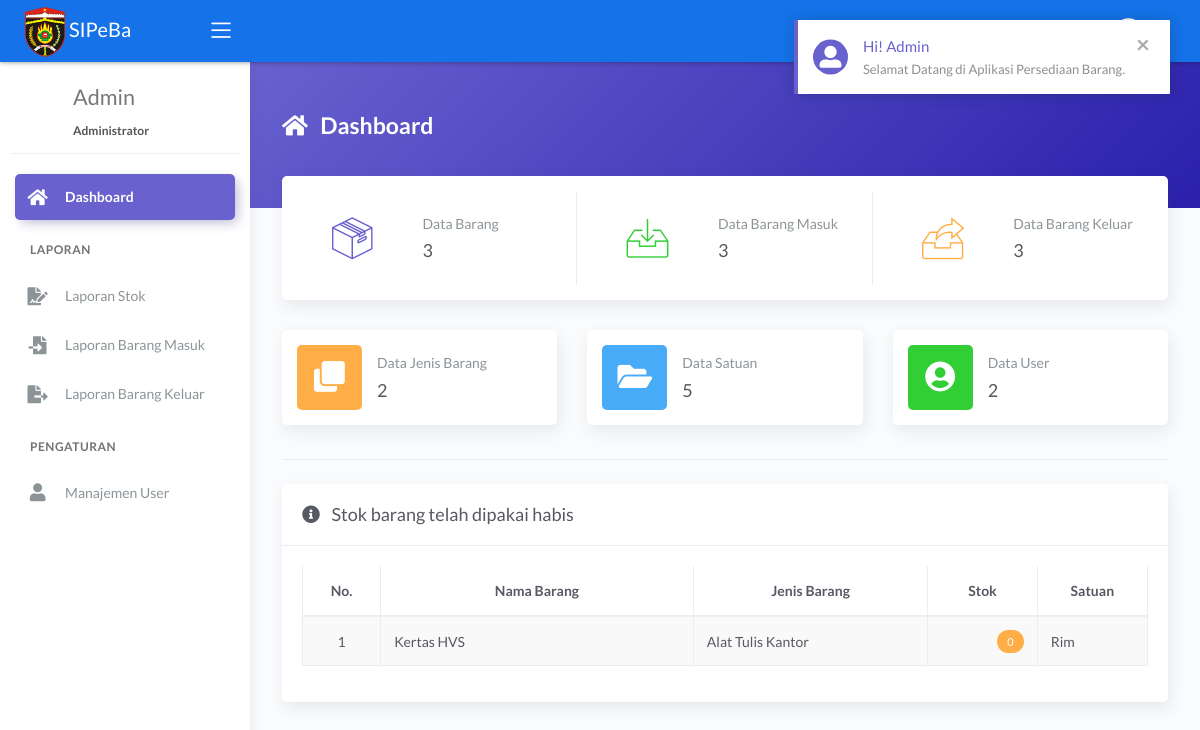
/main.php?module=dashboard&pesan=1 (signed in), run on an earlier commit of the app's database.
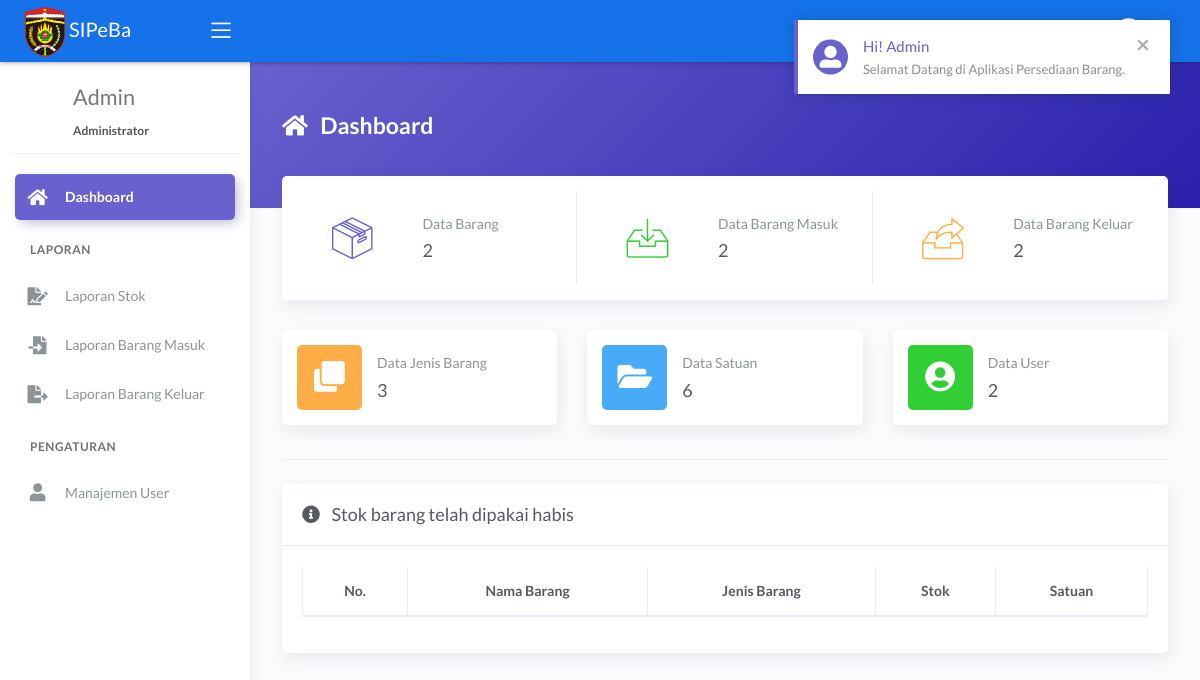
And on a later commit of the database.
### tables this page shows
CREATE TABLE `tbl_barang` (
  `id_barang` varchar(5) NOT NULL,
  `nama_barang` varchar(100) NOT NULL,
  `jenis` int(11) NOT NULL,
  `stok_minimum` int(11) NOT NULL,
  `stok` int(11) NOT NULL DEFAULT 0,
  `satuan` int(11) NOT NULL
);

CREATE TABLE `tbl_jenis` (
  `id_jenis` int(11) NOT NULL,
  `nama_jenis` varchar(50) NOT NULL
);

CREATE TABLE `tbl_satuan` (
  `id_satuan` int(11) NOT NULL,
  `nama_satuan` varchar(30) NOT NULL
);

### modules/dashboard/tampil_data.php (the view)
<?php
if (basename($_SERVER['PHP_SELF']) === basename(__FILE__)) {
  header('location: 404.html');
}
else {
  if (isset($_GET['pesan'])) {
    if ($_GET['pesan'] == 1) {
      echo '<div class="alert alert-notify alert-secondary alert-dismissible fade show" role="alert">
              <span data-notify="icon" class="fas fa-user-alt"></span>
              <span data-notify="title" class="text-secondary">Hi! ' . $_SESSION['nama_user'] . '</span>
              <span data-notify="message">Selamat Datang di Aplikasi Persediaan Barang.</span>
              <button type="button" class="close" data-dismiss="alert" aria-label="Close">
                <span aria-hidden="true">&times;</span>
              </button>
            </div>';
    }
  }
?>
  <div class="panel-header bg-secondary-gradient">
    <div class="page-inner py-5">
      <div class="d-flex align-items-left align-items-md-top flex-column flex-md-row">
        <div class="page-header text-white">
          <h4 class="page-title text-white"><i class="fas fa-home mr-2"></i> Dashboard</h4>
        </div>
      </div>
    </div>
  </div>
  <div class="page-inner mt--5">
    <div class="row row-card-no-pd mt--2">
      <div class="col-sm-12 col-md-4">
        <div class="card card-stats card-round">
          <div class="card-body ">
            <div class="row">
              <div class="col-5">
                <div class="icon-big2 text-center">
                  <i class="flaticon-box-2 text-secondary"></i>
                </div>
              </div>
              <div class="col-7 col-stats">
                <div class="numbers">
                  <p class="card-category">Data Barang</p>
                  <?php
                  $query = mysqli_query($mysqli, "SELECT * FROM tbl_barang")
                                                  or die('Ada kesalahan pada query jumlah data barang : ' . mysqli_error($mysqli));
                  $jumlah_barang = mysqli_num_rows($query);
                  ?>
                  <h4 class="card-title"><?php echo number_format($jumlah_barang, 0, '', '.'); ?></h4>
                </div>
              </div>
            </div>
          </div>
        </div>
      </div>
      <div class="col-sm-12 col-md-4">
        <div class="card card-stats card-round">
          <div class="card-body ">
            <div class="row">
              <div class="col-5">
                <div class="icon-big2 text-center">
                  <i class="flaticon-inbox text-success"></i>
                </div>
              </div>
              <div class="col-7 col-stats">
                <div class="numbers">
                  <p class="card-category">Data Barang Masuk</p>
                  <?php
                  $query = mysqli_query($mysqli, "SELECT * FROM tbl_barang_masuk")
                                                  or die('Ada kesalahan pada query jumlah data barang masuk : ' . mysqli_error($mysqli));
                  $jumlah_barang_masuk = mysqli_num_rows($query);
                  ?>
                  <h4 class="card-title"><?php echo number_format($jumlah_barang_masuk, 0, '', '.'); ?></h4>
                </div>
              </div>
            </div>
          </div>
        </div>
      </div>
      <div class="col-sm-12 col-md-4">
        <div class="card card-stats card-round">
          <div class="card-body">
            <div class="row">
              <div class="col-5">
                <div class="icon-big2 text-center">
                  <i class="flaticon-archive text-warning"></i>
                </div>
              </div>
              <div class="col-7 col-stats">
                <div class="numbers">
                  <p class="card-category">Data Barang Keluar</p>
                  <?php
                  $query = mysqli_query($mysqli, "SELECT * FROM tbl_barang_keluar")
                                                  or die('Ada kesalahan pada query jumlah data barang keluar : ' . mysqli_error($mysqli));
                  $jumlah_barang_keluar = mysqli_num_rows($query);
                  ?>
                  <h4 class="card-title"><?php echo number_format($jumlah_barang_keluar, 0, '', '.'); ?></h4>
                </div>
              </div>
            </div>
          </div>
        </div>
      </div>
    </div>
    <?php
    if ($_SESSION['hak_akses'] != 'Kepala Gudang') { ?>
      <div class="row">
        <div class="col-sm-12 col-md-4">
          <div class="card card-stats card-round">
            <div class="card-body ">
              <div class="row align-items-center">
                <div class="col-icon">
                  <div class="icon-big text-center icon-warning bubble-shadow-small">
                    <i class="fas fa-clone"></i>
                  </div>
                </div>
                <div class="col col-stats ml-3 ml-sm-0">
                  <div class="numbers">
                    <p class="card-category">Data Jenis Barang</p>
                    <?php
                    $query = mysqli_query($mysqli, "SELECT * FROM tbl_jenis")
                                                    or die('Ada kesalahan pada query jumlah data jenis barang : ' . mysqli_error($mysqli));
                    $jumlah_jenis_barang = mysqli_num_rows($query);
                    ?>
                    <h4 class="card-title"><?php echo number_format($jumlah_jenis_barang, 0, '', '.'); ?></h4>
                  </div>
                </div>
              </div>
            </div>
          </div>
        </div>
        <div class="col-sm-12 col-md-4">
          <div class="card card-stats card-round">
            <div class="card-body">
              <div class="row align-items-center">
                <div class="col-icon">
                  <div class="icon-big text-center icon-info bubble-shadow-small">
                    <i class="fas fa-folder-open"></i>
                  </div>
                </div>
                <div class="col col-stats ml-3 ml-sm-0">
                  <div class="numbers">
                    <p class="card-category">Data Satuan</p>
                    <?php
                    $query = mysqli_query($mysqli, "SELECT * FROM tbl_satuan")
                                                    or die('Ada kesalahan pada query jumlah data satuan : ' . mysqli_error($mysqli));
                    $jumlah_satuan = mysqli_num_rows($query);
                    ?>
                    <h4 class="card-title"><?php echo number_format($jumlah_satuan, 0, '', '.'); ?></h4>
                  </div>
                </div>
              </div>
            </div>
          </div>
        </div>
        <div class="col-sm-12 col-md-4">
          <div class="card card-stats card-round">
            <div class="card-body">
              <div class="row align-items-center">
                <div class="col-icon">
                  <div class="icon-big text-center icon-success bubble-shadow-small">
                    <i class="fas fa-user-circle"></i>
                  </div>
                </div>
                <div class="col col-stats ml-3 ml-sm-0">
                  <div class="numbers">
                    <p class="card-category">Data User</p>
                    <?php
                    $query = mysqli_query($mysqli, "SELECT * FROM tbl_user")
                                                    or die('Ada kesalahan pada query jumlah data user : ' . mysqli_error($mysqli));
                    $jumlah_user = mysqli_num_rows($query);
                    ?>
                    <h4 class="card-title"><?php echo number_format($jumlah_user, 0, '', '.'); ?></h4>
                  </div>
                </div>
              </div>
            </div>
          </div>
        </div>
      </div>
      <hr class="mt-1 pb-2">
    <?php } ?>
    <div class="card">
      <div class="card-header">
        <div class="card-title"><i class="fas fa-info-circle mr-2"></i> Stok barang telah dipakai habis</div>
      </div>
      <div class="card-body">
        <div class="table-responsive">
          <table id="basic-datatables" class="display table table-bordered table-striped table-hover">
            <thead>
              <tr>
                <th class="text-center">No.</th>
                <th class="text-center">Nama Barang</th>
                <th class="text-center">Jenis Barang</th>
                <th class="text-center">Stok</th>
                <th class="text-center">Satuan</th>
              </tr>
            </thead>
            <tbody>
              <?php
              $no = 1;
              $query = mysqli_query($mysqli, "SELECT a.id_barang, a.nama_barang, a.jenis, a.stok_minimum, a.stok, a.satuan, b.nama_jenis, c.nama_satuan
                                              FROM tbl_barang as a INNER JOIN tbl_jenis as b INNER JOIN tbl_satuan as c
                                              ON a.jenis=b.id_jenis AND a.satuan=c.id_satuan
                                              WHERE a.stok<=a.stok_minimum ORDER BY a.id_barang ASC")
                                              or die('Ada kesalahan pada query tampil data : ' . mysqli_error($mysqli));
              while ($data = mysqli_fetch_assoc($query)) { ?>
                <tr>
                  <td width="50" class="text-center"><?php echo $no++; ?></td>
                  <td width="200"><?php echo $data['nama_barang']; ?></td>
                  <td width="150"><?php echo $data['nama_jenis']; ?></td>
                  <td width="70" class="text-right"><span class="badge badge-warning"><?php echo $data['stok']; ?></span></td>
                  <td width="70"><?php echo $data['nama_satuan']; ?></td>
                </tr>
              <?php } ?>
            </tbody>
          </table>
        </div>
      </div>
    </div>
  </div>
<?php } ?>

What changed in the data, as far as the page shows it:
removed tbl_barang: nama_barang "Kertas HVS", tbl_jenis.nama_jenis "Alat Tulis Kantor", stok "0", tbl_satuan.nama_satuan "Rim"
Also different on the page:
$jumlah_barang: "3" → "2"
$jumlah_barang_masuk: "3" → "2"
$jumlah_barang_keluar: "3" → "2"
$jumlah_jenis_barang: "2" → "3"
$jumlah_satuan: "5" → "6"
